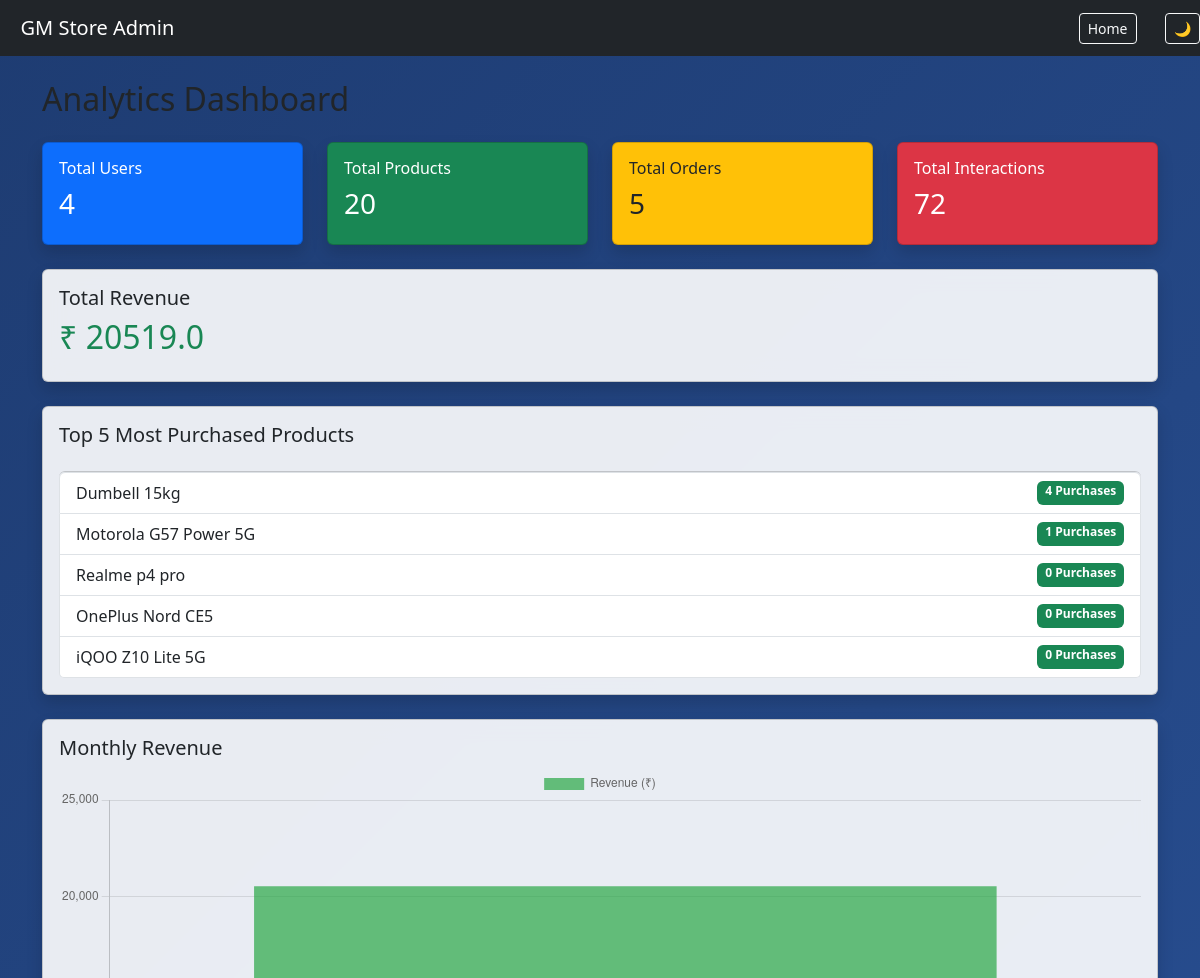
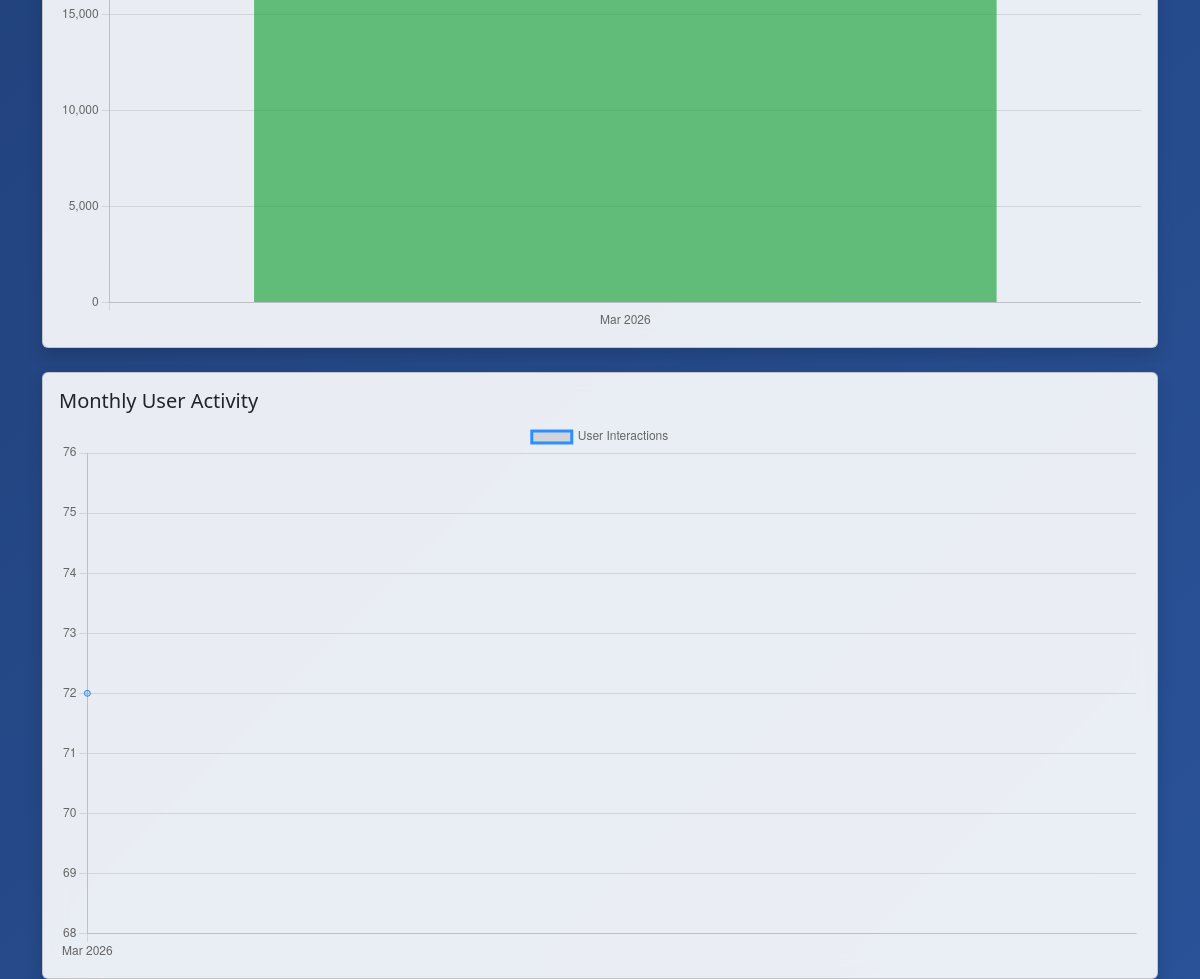
The page /dashboard/ (signed in) on the database its author committed (2 pictures, top to bottom).
### store/models.py (models this page shows, shortened)
class Product(models.Model):
    category = models.ForeignKey(
        Category,
        on_delete=models.CASCADE,
        related_name="products"
    )
    name = models.CharField(max_length=200)
    description = models.TextField()
    price = models.FloatField()
    image = models.ImageField(upload_to="products/", blank=True, null=True)

### store/views.py (the view)
# urls.py: path('dashboard/', views.analytics_dashboard, name='dashboard'),
@staff_member_required
def analytics_dashboard(request):
    total_users = User.objects.count()
    total_products = Product.objects.count()
    total_orders = Order.objects.count()
    total_interactions = UserInteraction.objects.count()
    total_revenue = Order.objects.aggregate(
        revenue=Sum('product__price')
    )['revenue'] or 0
    top_products = Product.objects.annotate(
        purchase_count=Count('order')
    ).order_by('-purchase_count')[:5]
    monthly_revenue = (
        Order.objects
        .annotate(month=TruncMonth('created_at'))
        .values('month')
        .annotate(total=Sum('product__price'))
        .order_by('month')
    )
    revenue_labels = [item['month'].strftime("%b %Y") for item in monthly_revenue]
    revenue_data = [float(item['total']) for item in monthly_revenue]
    monthly_activity = (
        UserInteraction.objects
        .annotate(month=TruncMonth('created_at'))
        .values('month')
        .annotate(total=Count('id'))
        .order_by('month')
    )
    activity_labels = [item['month'].strftime("%b %Y") for item in monthly_activity]
    activity_data = [item['total'] for item in monthly_activity]
    return render(request, 'store/dashboard.html', {
        'total_users': total_users,
        'total_products': total_products,
        'total_orders': total_orders,
        'total_interactions': total_interactions,
        'total_revenue': total_revenue,
        'top_products': top_products,
        'revenue_labels': json.dumps(revenue_labels),
        'revenue_data': json.dumps(revenue_data),
        'activity_labels': json.dumps(activity_labels),
        'activity_data': json.dumps(activity_data),
    })

### store/context_processors.py (called while the page is built)
def cart_count(request):
    if request.user.is_authenticated:
        count = Cart.objects.filter(user=request.user).count()
    else:
        count = 0
    return {
        "cart_count": count
    }

### store/templates/store/dashboard.html (shortened to what this page needs)
<!DOCTYPE html>
<html>
<head>
    <link href="https://cdn.jsdelivr.net/npm/bootstrap@5.3.2/dist/css/bootstrap.min.css" rel="stylesheet">
</head>
<body style="background: linear-gradient(135deg, #1e3c72, #2a5298); min-height:100vh;">
<nav class="navbar navbar-dark bg-dark">
    <div class="container">
        <a class="navbar-brand" href="/">GM Store Admin</a>
        <a href="/" class="btn btn-outline-light btn-sm">Home</a>
    </div>
    <button class="btn btn-outline-light btn-sm ms-2" onclick="toggleDark()">
    🌙
</button>
</nav>
<div class="container mt-4">
    <h2 class="mb-4">Analytics Dashboard</h2>
    <div class="row mb-4">
        <div class="col-md-3">
            <div class="card bg-primary text-white p-3 shadow">
                <h6>Total Users</h6>
                <h3>{{ total_users }}</h3>
            </div>
        </div>
        <div class="col-md-3">
            <div class="card bg-success text-white p-3 shadow">
                <h6>Total Products</h6>
                <h3>{{ total_products }}</h3>
            </div>
        </div>
        <div class="col-md-3">
            <div class="card bg-warning text-dark p-3 shadow">
                <h6>Total Orders</h6>
                <h3>{{ total_orders }}</h3>
            </div>
        </div>
        <div class="col-md-3">
            <div class="card bg-danger text-white p-3 shadow">
                <h6>Total Interactions</h6>
                <h3>{{ total_interactions }}</h3>
            </div>
        </div>
    </div>
    <div class="card shadow mb-4 p-3">
        <h5>Total Revenue</h5>
        <h2 class="text-success">₹ {{ total_revenue }}</h2>
    </div>
    <div class="card shadow p-3">
        <h5>Top 5 Most Purchased Products</h5>
        <ul class="list-group mt-3">
            {% for product in top_products %}
                <li class="list-group-item d-flex justify-content-between">
                    {{ product.name }}
                    <span class="badge bg-success">
                        {{ product.purchase_count }} Purchases
                    </span>
                </li>
            {% empty %}
                <li class="list-group-item">No purchases yet.</li>
            {% endfor %}
        </ul>
    </div>
<div class="card shadow mt-4 p-3">
    <h5>Monthly Revenue</h5>
    <canvas id="revenueChart"></canvas>
</div>
<div class="card shadow mt-4 p-3">
    <h5>Monthly User Activity</h5>
    <canvas id="activityChart"></canvas>
</div>
</div>
<script>
const revenueCtx = document.getElementById('revenueChart');
new Chart(revenueCtx, {
    type: 'bar',
    data: {
        labels: {{ revenue_labels|safe }},
        datasets: [{
            label: 'Revenue (₹)',
            data: {{ revenue_data|safe }},
            backgroundColor: 'rgba(40, 167, 69, 0.7)'
        }]
    }
});
const activityCtx = document.getElementById('activityChart');
new Chart(activityCtx, {
    type: 'line',
    data: {
        labels: {{ activity_labels|safe }},
        datasets: [{
            label: 'User Interactions',
            data: {{ activity_data|safe }},
            borderColor: 'rgba(0, 123, 255, 0.8)',
            fill: false,
            tension: 0.3
        }]
    }
});
</script>
</body>
</html>

### store/templates/store/dashboard.html (style rules this page uses)
.card { backdrop-filter: blur(10px); background: rgba(255,255,255,0.9); transition: transform 0.3s ease; }

### rows shown on the page
Product: name "Dumbell 15kg", purchase_count "4"
Product: name "Motorola G57 Power 5G", purchase_count "1"
Product: name "Realme p4 pro", purchase_count "0"
Product: name "OnePlus Nord CE5", purchase_count "0"
Product: name "iQOO Z10 Lite 5G", purchase_count "0"

### other values the page prints
{{ total_users }} "4"
{{ total_products }} "20"
{{ total_orders }} "5"
{{ total_interactions }} "72"
{{ total_revenue }} "20519.0"
chart data {{ revenue_data|safe }} [20519.0]
chart data {{ activity_data|safe }} [72]
